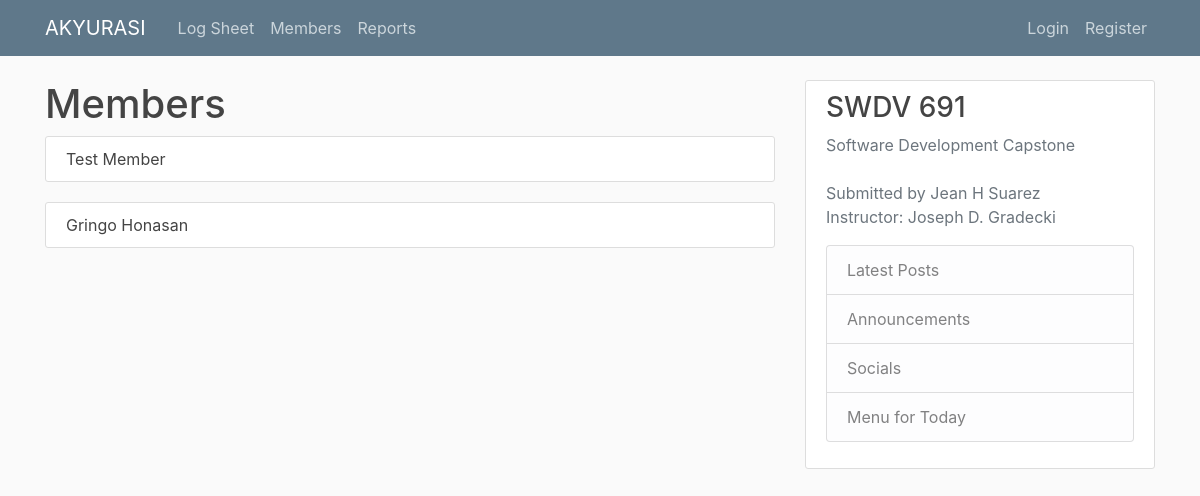
The page /logsheet/members/ on the database as committed earlier.
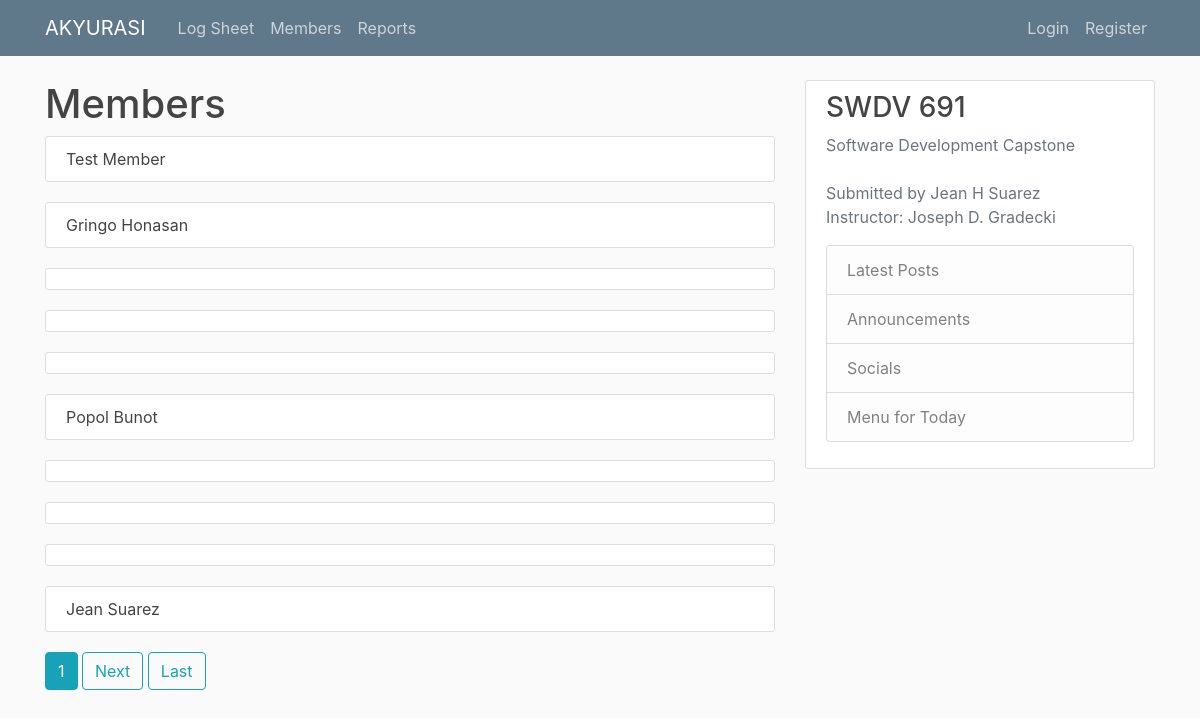
The same page on the database as committed later.
### persons/models.py (models this page shows)
class Person(models.Model):
    image = models.ImageField(default='default.jpg', upload_to='profile_pics')
    ssn = models.CharField(max_length=10)
    birthDate = models.DateTimeField(null=True, blank=True)

class Member(Person):
    firstName = models.CharField(max_length=20)
    middleName = models.CharField(max_length=20, null=True, blank=True)
    lastName = models.CharField(max_length=20)
    diagnosis = models.CharField(max_length=100)
    intakeDate = models.DateTimeField(default=timezone.now)
    psychEval = models.TextField(null=True, blank=True)
    notes = models.TextField(null=True, blank=True)
    dischargeDate = models.DateTimeField(null=True, blank=True)
    def __str__(self):
        return f'{self.firstName} {self.lastName}'

### logsheet/views.py (the view)
# urls.py: path('members/', MemberListView.as_view(), name='member-list'),
class MemberListView(ListView):
    model = Member
    template_name ='logsheet/member_list.html' # <app>/<model>_<viewtype>.html
    context_object_name = 'members'
    paginate_by = 10

### persons/templates/persons/member_list.html (shortened to what this page needs)
{% extends "logsheet/base.html" %}
{% block content %}
<h1>Members</h1>
	{% for member in members %}
        <article class="media content-section">
          <div class="media-body">
			<a class="article-title" href="{% url 'member-detail' member.id%}">{{ member }}</a>
          </div>
        </article>
    {% endfor %}
		{% if is_paginated %}
        {% for num in page_obj.paginator.page_range %}
				    {% if page_obj.number == num %}
						    <a class="btn btn-info mb-4" href="?page={{ num }}">{{ num }}</a>
						{% elif num > page_obj.number|add:'-3' and num > page_obj.number|add:'3' %}
						    <a class="btn btn-outline-info mb-4" href="?page={{ num }}">{{ num }}</a>
						{% endif %}
				{% endfor %}
				{% if page_obj.has_next %}
			    <a class="btn btn-outline-info mb-4" href="?page={{page_obj.next_page_number }}">Next</a>
					<a class="btn btn-outline-info mb-4" href="?page={{ page_obj.paginator.num_pages }}"">Last</a>
		    {% endif %}
		{% endif %}
{% endblock %}

### logsheet/templates/logsheet/base.html (shortened to what this page needs)
{% load static %}
<!DOCTYPE html>
<html>
<head>
    <link rel="stylesheet" href="https://stackpath.bootstrapcdn.com/bootstrap/4.4.1/css/bootstrap.min.css">
    <link rel="stylesheet" type="text/css" href="{% static 'logsheet/main.css' %}">
</head>
<body>
	<header class="site-header">
      <nav class="navbar navbar-expand-md navbar-dark bg-steel fixed-top">
        <div class="container">
          <a class="navbar-brand mr-4" href="{% url 'logsheet-home' %}">AKYURASI</a>
          <div class="collapse navbar-collapse" id="navbarToggle">
            <div class="navbar-nav mr-auto">
              <a class="nav-item nav-link" href="{% url 'logsheet-home' %}">Log Sheet</a>
              <a class="nav-item nav-link" href="{% url 'member-list' %}">Members</a>
              <a class="nav-item nav-link" href="{% url 'logsheet-reports' %}">Reports</a>
            </div>
            <div class="navbar-nav">
              {% if user.is_authenticated %}
                  <a class="nav-item nav-link" href="{% url 'create_member' %}">Create Member</a>
									<a class="nav-item nav-link" href="{% url 'profile' %}">Staff Profile</a>
									<a class="nav-item nav-link" href="{% url 'logout' %}">Logout</a>
							{% else %}
                  <a class="nav-item nav-link" href="{% url 'login' %}">Login</a>
                  <a class="nav-item nav-link" href="{% url 'register' %}">Register</a>
							{% endif %}
						</div>
          </div>
        </div>
      </nav>
    </header>
    <main role="main" class="container">
      <div class="row">
        <div class="col-md-8">
          {% block content %}{% endblock %}
        </div>
        <div class="col-md-4">
          <div class="content-section">
            <h3>SWDV 691</h3>
            <p class='text-muted'>Software Development Capstone<br>
							<br>Submitted by Jean H Suarez
							<br>Instructor: Joseph D. Gradecki
              <ul class="list-group">
                <li class="list-group-item list-group-item-light">Latest Posts</li>
                <li class="list-group-item list-group-item-light">Announcements</li>
                <li class="list-group-item list-group-item-light">Socials</li>
                <li class="list-group-item list-group-item-light">Menu for Today</li>
              </ul>
            </p>
          </div>
        </div>
      </div>
    </main>
</body>
</html>

### logsheet/static/logsheet/main.css (style rules this page uses)
body { background: #fafafa; color: #333333; margin-top: 5rem; }
h1, h2, h3, h4, h5, h6 { color: #444444; }
ul { margin: 0; }
.bg-steel { background-color: #5f788a; }
.site-header .navbar-nav .nav-link { color: #cbd5db; }
.content-section { background: #ffffff; padding: 10px 20px; border: 1px solid #dddddd; border-radius: 3px; margin-bottom: 20px; }
.article-title { color: #444444; }

Rows that differ between the two databases and show on the page:
added Member: firstName+lastName "Popol Bunot"
added Member: firstName+lastName "Jean Suarez"
Other text that changed with them:
new list line: "1"
text now shown: "Next Last"
